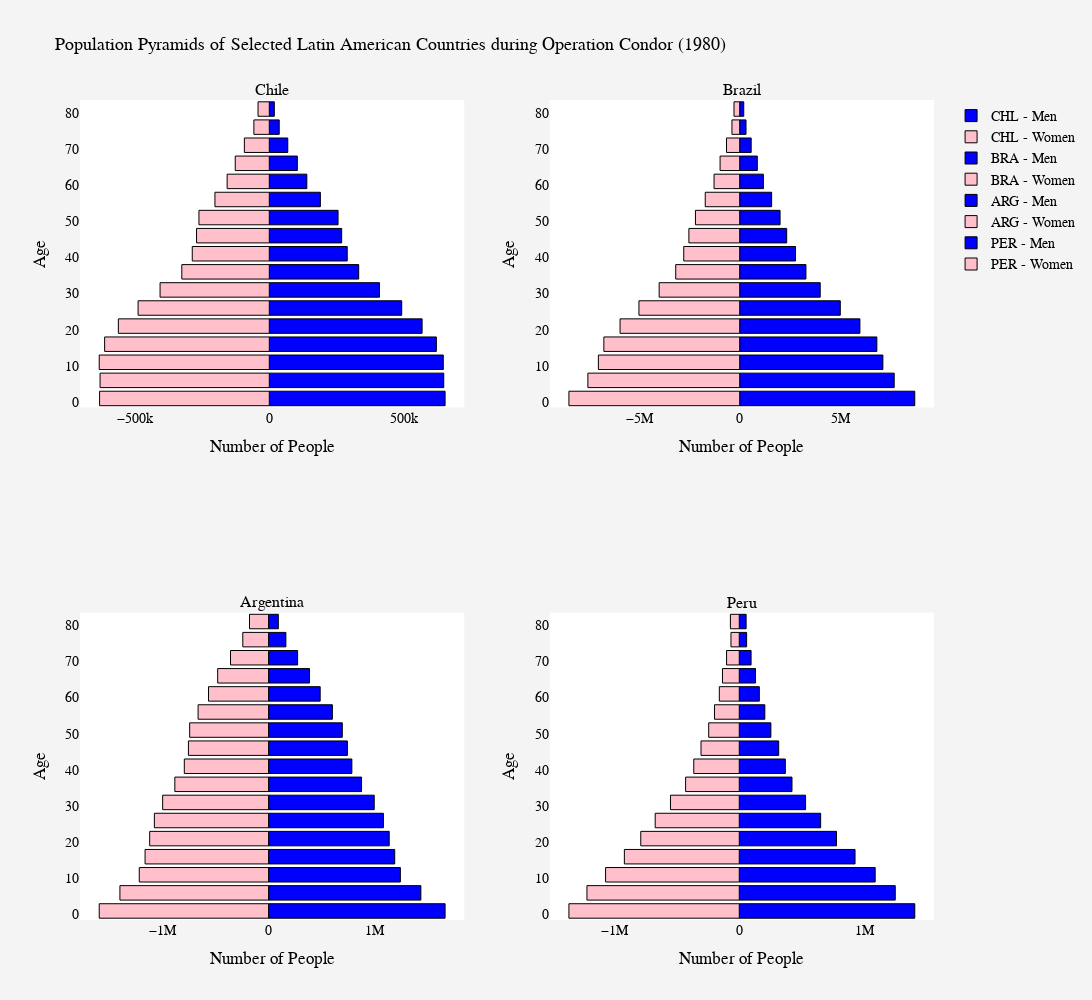

The code cell stored with this chart in its notebook:
### Code cell
# A figure comparing the population pyramids of various Operation Condor countries in 1980

# Define multiple countries
country_choices = ["CHL", "BRA", "ARG", "PER"]
country_titles = ["Chile", "Brazil", "Argentina", "Peru"]

# Create a subplot layout (2 rows, 2 columns)
fig_5 = make_subplots(rows=2, cols=2, subplot_titles=country_titles)

# Loop through each country and generate its population pyramid
for i, (country, title) in enumerate(zip(country_choices, country_titles)):
    condor_countries = wbdata.get_dataframe(categories, country=country)

    # Extract male and female data
    male_data = condor_countries.loc[str(1980), :].filter(regex="Male").values
    female_data = -condor_countries.loc[str(1980), :].filter(regex="Female").values  # Negative for left alignment
    age_groups = [int(s[:2]) + 1 for s in ages]  # Convert age labels to integers

    # Determine subplot position
    row = i // 2 + 1
    col = i % 2 + 1

    # Add Male bar trace
    fig_5.add_trace(go.Bar(
        x=male_data,
        y=age_groups,
        orientation='h',
        name=f'{country} - Men',
        marker=dict(color='blue', line=dict(color='black', width=1)),
        hoverinfo='skip'
    ), row=row, col=col)

    # Add Female bar trace
    fig_5.add_trace(go.Bar(
        x=female_data,
        y=age_groups,
        orientation='h',
        name=f'{country} - Women',
        marker=dict(color='pink', line=dict(color='black', width=1)),
        hoverinfo='skip'
    ), row=row, col=col)

 # Customize X and Y axis labels for each subplot
    fig_5.update_xaxes(title_text="Number of People", row=row, col=col)
    fig_5.update_yaxes(title_text="Age", row=row, col=col)

# Updated layout for aesthetics!
fig_5.update_layout(
    title="Population Pyramids of Selected Latin American Countries during Operation Condor (1980)",
    title_font=dict(size=18, color='black'),
    barmode='overlay',
    width=1200,  # Adjust width
    height=1000,  # Adjust height
    paper_bgcolor='#f4f4f4',
    plot_bgcolor='#ffffff',
    font=dict(family="Arial, sans-serif", size=14, color="black"),
    showlegend=True
)

# Make the final figure
fig_5.show()

### Figure 1 — Plotly figure (JSON) as saved in the notebook; plotly's stock layout.template omitted (floating-point values rounded to 4 significant figures)
{"data": [{"hoverinfo": "skip", "marker": {"color": "blue", "line": {"color": "black", "width": 1}}, "name": "CHL - Men", "orientation": "h", "type": "bar", "x": [652574, 647666, 645909, 620229, 567250, 491624, 409007, 331870, 289279, 268652, 255266, 189590, 139353, 104068, 68561, 36829, 18657], "xaxis": "x", "y": [1, 6, 11, 16, 21, 26, 31, 36, 41, 46, 51, 56, 61, 66, 71, 76, 81], "yaxis": "y"}, {"hoverinfo": "skip", "marker": {"color": "pink", "line": {"color": "black", "width": 1}}, "name": "CHL - Women", "orientation": "h", "type": "bar", "x": [-630032, -628225, -631393, -611236, -560361, -487080, -405464, -324763, -286005, -270088, -261162, -201831, -156501, -126445, -92569, -57212, -41799], "xaxis": "x", "y": [1, 6, 11, 16, 21, 26, 31, 36, 41, 46, 51, 56, 61, 66, 71, 76, 81], "yaxis": "y"}, {"hoverinfo": "skip", "marker": {"color": "blue", "line": {"color": "black", "width": 1}}, "name": "BRA - Men", "orientation": "h", "type": "bar", "x": [8705260, 7681746, 7119097, 6819894, 5976737, 5001858, 4003020, 3293710, 2776363, 2337070, 2007220, 1588274, 1177337, 875473, 570840, 314927, 201949], "xaxis": "x2", "y": [1, 6, 11, 16, 21, 26, 31, 36, 41, 46, 51, 56, 61, 66, 71, 76, 81], "yaxis": "y2"}, {"hoverinfo": "skip", "marker": {"color": "pink", "line": {"color": "black", "width": 1}}, "name": "BRA - Women", "orientation": "h", "type": "bar", "x": [-8490997, -7547441, -7025953, -6753974, -5947899, -5009752, -4003464, -3180686, -2781999, -2525854, -2200234, -1713180, -1274734, -975281, -655776, -385609, -283855], "xaxis": "x2", "y": [1, 6, 11, 16, 21, 26, 31, 36, 41, 46, 51, 56, 61, 66, 71, 76, 81], "yaxis": "y2"}, {"hoverinfo": "skip", "marker": {"color": "blue", "line": {"color": "black", "width": 1}}, "name": "ARG - Men", "orientation": "h", "type": "bar", "x": [1658787, 1431246, 1238553, 1185550, 1133698, 1079019, 992858, 873724, 782693, 740675, 692847, 599645, 484848, 384797, 272777, 162625, 91500], "xaxis": "x3", "y": [1, 6, 11, 16, 21, 26, 31, 36, 41, 46, 51, 56, 61, 66, 71, 76, 81], "yaxis": "y3"}, {"hoverinfo": "skip", "marker": {"color": "pink", "line": {"color": "black", "width": 1}}, "name": "ARG - Women", "orientation": "h", "type": "bar", "x": [-1591807, -1397348, -1215394, -1160852, -1117729, -1073498, -995609, -881192, -792162, -753416, -741758, -662419, -564430, -478445, -357916, -242477, -179302], "xaxis": "x3", "y": [1, 6, 11, 16, 21, 26, 31, 36, 41, 46, 51, 56, 61, 66, 71, 76, 81], "yaxis": "y3"}, {"hoverinfo": "skip", "marker": {"color": "blue", "line": {"color": "black", "width": 1}}, "name": "PER - Men", "orientation": "h", "type": "bar", "x": [1405600, 1249214, 1088465, 927140, 778933, 651821, 530996, 422202, 368821, 315676, 253142, 204723, 160619, 130179, 94603, 59021, 54874], "xaxis": "x4", "y": [1, 6, 11, 16, 21, 26, 31, 36, 41, 46, 51, 56, 61, 66, 71, 76, 81], "yaxis": "y4"}, {"hoverinfo": "skip", "marker": {"color": "pink", "line": {"color": "black", "width": 1}}, "name": "PER - Women", "orientation": "h", "type": "bar", "x": [-1364253, -1219856, -1070516, -920126, -788742, -673314, -550923, -429673, -364282, -306360, -244826, -198557, -159760, -134479, -101679, -66516, -71051], "xaxis": "x4", "y": [1, 6, 11, 16, 21, 26, 31, 36, 41, 46, 51, 56, 61, 66, 71, 76, 81], "yaxis": "y4"}], "layout": {"annotations": [{"font": {"size": 16}, "showarrow": false, "text": "Chile", "x": 0.225, "xanchor": "center", "xref": "paper", "y": 1, "yanchor": "bottom", "yref": "paper"}, {"font": {"size": 16}, "showarrow": false, "text": "Brazil", "x": 0.775, "xanchor": "center", "xref": "paper", "y": 1, "yanchor": "bottom", "yref": "paper"}, {"font": {"size": 16}, "showarrow": false, "text": "Argentina", "x": 0.225, "xanchor": "center", "xref": "paper", "y": 0.375, "yanchor": "bottom", "yref": "paper"}, {"font": {"size": 16}, "showarrow": false, "text": "Peru", "x": 0.775, "xanchor": "center", "xref": "paper", "y": 0.375, "yanchor": "bottom", "yref": "paper"}], "barmode": "overlay", "font": {"color": "black", "family": "Arial, sans-serif", "size": 14}, "height": 1000, "paper_bgcolor": "#f4f4f4", "plot_bgcolor": "#ffffff", "showlegend": true, "title": {"font": {"color": "black", "size": 18}, "text": "Population Pyramids of Selected Latin American Countries during Operation Condor (1980)"}, "width": 1200, "xaxis": {"anchor": "y", "domain": [0, 0.45], "title": {"text": "Number of People"}}, "xaxis2": {"anchor": "y2", "domain": [0.55, 1], "title": {"text": "Number of People"}}, "xaxis3": {"anchor": "y3", "domain": [0, 0.45], "title": {"text": "Number of People"}}, "xaxis4": {"anchor": "y4", "domain": [0.55, 1], "title": {"text": "Number of People"}}, "yaxis": {"anchor": "x", "domain": [0.625, 1], "title": {"text": "Age"}}, "yaxis2": {"anchor": "x2", "domain": [0.625, 1], "title": {"text": "Age"}}, "yaxis3": {"anchor": "x3", "domain": [0, 0.375], "title": {"text": "Age"}}, "yaxis4": {"anchor": "x4", "domain": [0, 0.375], "title": {"text": "Age"}}}}
